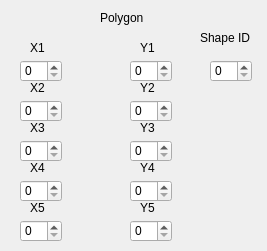
   <widget class="QWidget" name="page_3">
    <widget class="QLabel" name="label_33">
     <property name="geometry">
      <rect>
       <x>100</x>
       <y>10</y>
       <width>58</width>
       <height>16</height>
      </rect>
     </property>
     <property name="text">
      <string>Polygon</string>
     </property>
    </widget>
    <widget class="QLabel" name="label_34">
     <property name="geometry">
      <rect>
       <x>30</x>
       <y>40</y>
       <width>58</width>
       <height>16</height>
      </rect>
     </property>
     <property name="text">
      <string>X1</string>
     </property>
    </widget>
    <widget class="QLabel" name="label_35">
     <property name="geometry">
      <rect>
       <x>140</x>
       <y>40</y>
       <width>58</width>
       <height>16</height>
      </rect>
     </property>
     <property name="text">
      <string>Y1</string>
     </property>
    </widget>
    <widget class="QLabel" name="label_36">
     <property name="geometry">
      <rect>
       <x>30</x>
       <y>80</y>
       <width>58</width>
       <height>16</height>
      </rect>
     </property>
     <property name="text">
      <string>X2</string>
     </property>
    </widget>
    <widget class="QLabel" name="label_37">
     <property name="geometry">
      <rect>
       <x>140</x>
       <y>80</y>
       <width>58</width>
       <height>16</height>
      </rect>
     </property>
     <property name="text">
      <string>Y2</string>
     </property>
    </widget>
    <widget class="QLabel" name="label_38">
     <property name="geometry">
      <rect>
       <x>30</x>
       <y>120</y>
       <width>58</width>
       <height>16</height>
      </rect>
     </property>
     <property name="text">
      <string>X3</string>
     </property>
    </widget>
    <widget class="QLabel" name="label_39">
     <property name="geometry">
      <rect>
       <x>140</x>
       <y>120</y>
       <width>58</width>
       <height>16</height>
      </rect>
     </property>
     <property name="text">
      <string>Y3</string>
     </property>
    </widget>
    <widget class="QLabel" name="label_40">
     <property name="geometry">
      <rect>
       <x>30</x>
       <y>160</y>
       <width>58</width>
       <height>16</height>
      </rect>
     </property>
     <property name="text">
      <string>X4</string>
     </property>
    </widget>
    <widget class="QLabel" name="label_41">
     <property name="geometry">
      <rect>
       <x>140</x>
       <y>160</y>
       <width>58</width>
       <height>16</height>
      </rect>
     </property>
     <property name="text">
      <string>Y4</string>
     </property>
    </widget>
    <widget class="QLabel" name="label_42">
     <property name="geometry">
      <rect>
       <x>30</x>
       <y>200</y>
       <width>58</width>
       <height>16</height>
      </rect>
     </property>
     <property name="text">
      <string>X5</string>
     </property>
    </widget>
    <widget class="QLabel" name="label_43">
     <property name="geometry">
      <rect>
       <x>140</x>
       <y>200</y>
       <width>58</width>
       <height>16</height>
      </rect>
     </property>
     <property name="text">
      <string>Y5</string>
     </property>
    </widget>
    <widget class="QSpinBox" name="polygon_x1">
     <property name="geometry">
      <rect>
       <x>20</x>
       <y>60</y>
       <width>42</width>
       <height>22</height>
      </rect>
     </property>
    </widget>
    <widget class="QSpinBox" name="polygon_y1">
     <property name="geometry">
      <rect>
       <x>130</x>
       <y>60</y>
       <width>42</width>
       <height>22</height>
      </rect>
     </property>
    </widget>
    <widget class="QSpinBox" name="polygon_x2">
     <property name="geometry">
      <rect>
       <x>20</x>
       <y>100</y>
       <width>42</width>
       <height>22</height>
      </rect>
     </property>
    </widget>
    <widget class="QSpinBox" name="polygon_y2">
     <property name="geometry">
      <rect>
       <x>130</x>
       <y>100</y>
       <width>42</width>
       <height>22</height>
      </rect>
     </property>
    </widget>
    <widget class="QSpinBox" name="polygon_x3">
     <property name="geometry">
      <rect>
       <x>20</x>
       <y>140</y>
       <width>42</width>
       <height>22</height>
      </rect>
     </property>
    </widget>
    <widget class="QSpinBox" name="polygon_y3">
     <property name="geometry">
      <rect>
       <x>130</x>
       <y>140</y>
       <width>42</width>
       <height>22</height>
      </rect>
     </property>
    </widget>
    <widget class="QSpinBox" name="polygon_x4">
     <property name="geometry">
      <rect>
       <x>20</x>
       <y>180</y>
       <width>42</width>
       <height>22</height>
      </rect>
     </property>
    </widget>
    <widget class="QSpinBox" name="polygon_y4">
     <property name="geometry">
      <rect>
       <x>130</x>
       <y>180</y>
       <width>42</width>
       <height>22</height>
      </rect>
     </property>
    </widget>
    <widget class="QSpinBox" name="polygon_x5">
     <property name="geometry">
      <rect>
       <x>20</x>
       <y>220</y>
       <width>42</width>
       <height>22</height>
      </rect>
     </property>
    </widget>
    <widget class="QSpinBox" name="polygon_y5">
     <property name="geometry">
      <rect>
       <x>130</x>
       <y>220</y>
       <width>42</width>
       <height>22</height>
      </rect>
     </property>
    </widget>
    <widget class="QLabel" name="label_61">
     <property name="geometry">
      <rect>
       <x>200</x>
       <y>30</y>
       <width>58</width>
       <height>16</height>
      </rect>
     </property>
     <property name="text">
      <string>Shape ID</string>
     </property>
    </widget>
    <widget class="QSpinBox" name="polygon_id">
     <property name="geometry">
      <rect>
       <x>210</x>
       <y>60</y>
       <width>42</width>
       <height>22</height>
      </rect>
     </property>
    </widget>
   </widget>
